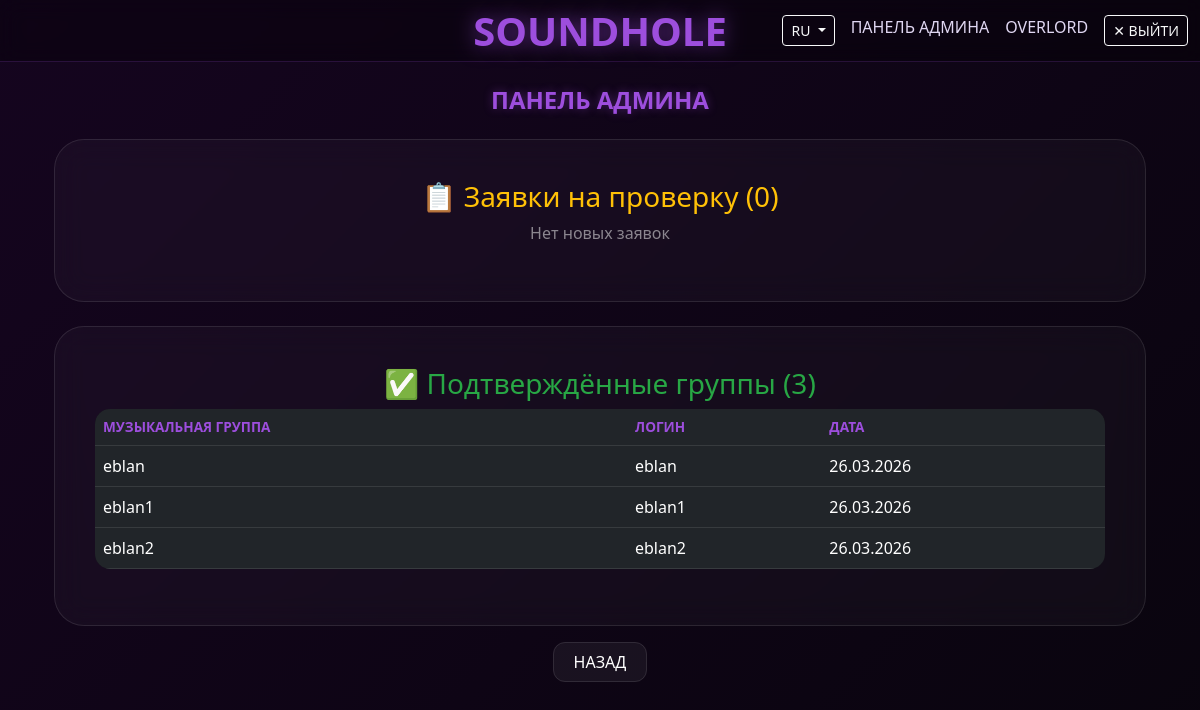
The app's page /developers (signed in), older data.
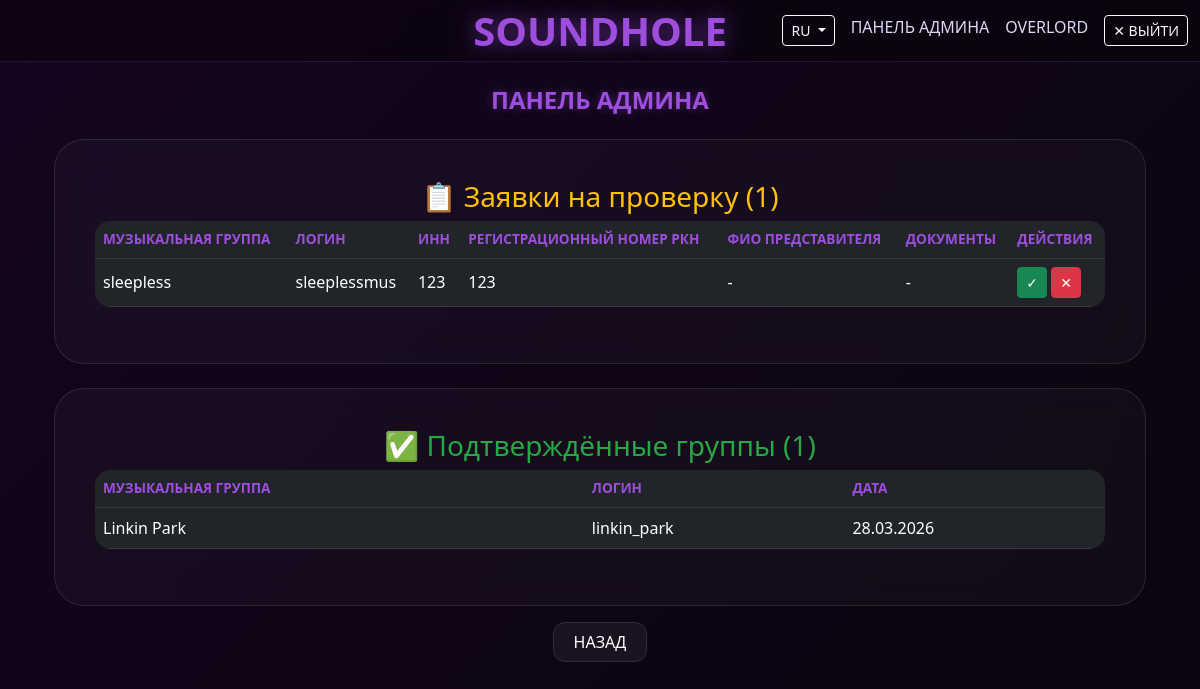
The same page, newer data.
### backend/database/models/users_model.py (models this page shows, shortened)
class UserModel(SqlAlchemyBase):
    __tablename__ = 'users'
    id = sqlalchemy.Column(
        sqlalchemy.Integer, primary_key=True, autoincrement=True)
    username = sqlalchemy.Column(
        sqlalchemy.String, index=True, unique=True, nullable=True)
    name = sqlalchemy.Column(sqlalchemy.String, nullable=True)
    about = sqlalchemy.Column(sqlalchemy.String, nullable=True)
    email = sqlalchemy.Column(
        sqlalchemy.String, index=True, unique=True, nullable=True)
    role = sqlalchemy.Column(sqlalchemy.String, default='user')
    funds = sqlalchemy.Column(sqlalchemy.Integer, default=0)
    inn = sqlalchemy.Column(sqlalchemy.String, nullable=True)
    rkn_number = sqlalchemy.Column(sqlalchemy.String, nullable=True)
    docs_path = sqlalchemy.Column(sqlalchemy.String, nullable=True)
    status = sqlalchemy.Column(sqlalchemy.String, default='active')
    hashed_password = sqlalchemy.Column(sqlalchemy.String, nullable=True)
    created_date = sqlalchemy.Column(
        sqlalchemy.DateTime, default=datetime.datetime.now)
    band_page = orm.relationship(
        "BandPageModel", back_populates='band', uselist=False)

### app.py (the view)
@app.route('/developers')
def developers():
    if 'user' not in session or session.get('role') != 'admin':
        flash("Доступ только для разработчиков", "warning")
        return redirect(url_for('index'))
    db_sess = db_session.create_session()
    pending_bands = db_sess.query(UserModel).filter(
        UserModel.role == 'band',
        UserModel.status == 'pending'
    ).all()
    approved_bands = db_sess.query(UserModel).filter(
        UserModel.role == 'band',
        UserModel.status == 'active'
    ).all()
    db_sess.close()
    return render_template('developers.html',
                           pending_bands=pending_bands,
                           approved_bands=approved_bands)

### app.py (called while the page is built)
@app.context_processor
def inject_vars():
    lang = session.get('lang', 'ru')
    return dict(txt=TRANSLATIONS.get(lang, TRANSLATIONS['ru']), current_lang=lang)

### backend/database/db_session.py (called while the page is built)
def create_session() -> Session:
    global __factory
    return __factory()

### templates/developers.html
{% extends 'base.html' %}
{% block content %}
<div class="container">
    <h2 class="page-title mb-4 text-center">{{ txt.admin_panel }}</h2>
    <div class="custom-card mb-4">
        <h3 class="text-warning text-center">📋 {{ txt.pending_apps }} ({{ pending_bands|length }})</h3>
        {% if pending_bands %}
            <div class="table-responsive">
                <table class="table table-dark">
                    <thead>
                        <tr>
                            <th>{{ txt.band }}</th>
                            <th>{{ txt.login_col }}</th>
                            <th>{{ txt.inn }}</th>
                            <th>{{ txt.rkn }}</th>
                            <th>{{ txt.rep_name }}</th>
                            <th>{{ txt.docs }}</th>
                            <th>{{ txt.actions }}</th>
                        </tr>
                    </thead>
                    <tbody>
                        {% for band in pending_bands %}
                        <tr>
                            <td>{{ band.name }}</td>
                            <td>{{ band.username }}</td>
                            <td>{{ band.inn or '-' }}</td>
                            <td>{{ band.rkn_number or '-' }}</td>
                            <td>{{ band.rep_name or '-' }}</td>
                            <td>
                                {% if band.docs_path %}
                                <a href="{{ band.docs_path }}" class="btn btn-sm btn-info" download>📄</a>
                                {% else %}-{% endif %}
                            </td>
                            <td>
                                <a href="{{ url_for('approve_band', band_id=band.id) }}" class="btn btn-sm btn-success">✓</a>
                                <a href="{{ url_for('reject_band', band_id=band.id) }}" class="btn btn-sm btn-danger">✕</a>
                            </td>
                        </tr>
                        {% endfor %}
                    </tbody>
                </table>
            </div>
        {% else %}
            <p class="text-white-50 text-center">{{ txt.no_pending }}</p>
        {% endif %}
    </div>
    <div class="custom-card">
        <h3 class="text-success text-center">✅ {{ txt.approved_bands }} ({{ approved_bands|length }})</h3>
        {% if approved_bands %}
            <div class="table-responsive">
                <table class="table table-dark">
                    <thead>
                        <tr>
                            <th>{{ txt.band }}</th>
                            <th>{{ txt.login_col }}</th>
                            <th>{{ txt.date }}</th>
                        </tr>
                    </thead>
                    <tbody>
                        {% for band in approved_bands %}
                        <tr>
                            <td>{{ band.name }}</td>
                            <td>{{ band.username }}</td>
                            <td>{{ band.created_date.strftime('%d.%m.%Y') if band.created_date else '-' }}</td>
                        </tr>
                        {% endfor %}
                    </tbody>
                </table>
            </div>
        {% else %}
            <p class="text-white-50 text-center">{{ txt.no_approved }}</p>
        {% endif %}
    </div>
    <div class="mt-4 text-center">
        <a href="{{ url_for('index') }}" class="btn-back">{{ txt.back }}</a>
    </div>
</div>
{% endblock %}

### templates/base.html (shortened to what this page needs)
<!DOCTYPE html>
<html lang="ru">
<head>
    <link href="https://cdn.jsdelivr.net/npm/bootstrap@5.3.0/dist/css/bootstrap.min.css" rel="stylesheet">
    <link rel="stylesheet" href="{{ url_for('static', filename='css/style.css') }}">
</head>
<body>
    <nav class="navbar navbar-expand-lg navbar-dark">
        <div class="container-fluid">
            <a class="navbar-brand mx-auto position-absolute start-50 translate-middle-x" href="{{ url_for('index') }}">SOUNDHOLE</a>
            <div class="d-flex ms-auto">
                <div class="dropdown me-3">
                    <button class="btn btn-outline-light btn-sm dropdown-toggle" type="button" data-bs-toggle="dropdown">
                        {{ current_lang|upper }}
                    </button>
                </div>
                {% if session.get('role') == 'admin' %}
                <a class="nav-link me-3" href="{{ url_for('developers') }}">{{ txt.admin_panel }}</a>
                {% endif %}
                {% if session.get('user_id') %}
                <a class="nav-link me-3" href="{{ url_for('account') }}">
                    {{ session['display_name'] }}
                </a>
                <a class="btn btn-outline-light btn-sm" href="{{ url_for('logout') }}">✕ {{ txt.logout }}</a>
                {% else %}
                <a class="btn btn-outline-light btn-sm" href="{{ url_for('login') }}">{{ txt.login }}</a>
                {% endif %}
            </div>
        </div>
    </nav>
    <main class="container mt-4">
        {% block content %}{% endblock %}
    </main>
</body>
</html>

### static/css/style.css (style rules this page uses)
body { margin: 0; min-height: 100vh; font-family: 'Segoe UI', sans-serif; background: linear-gradient(-45deg, #020205, #0d051a, #050508, #15051f); background-size: 400% 400%; animation: gradientBG 20s ease infinite; color: #e0d7f2; }
.navbar { background: rgba(0, 0, 0, 0.3) !important; backdrop-filter: blur(10px); border-bottom: 1px solid rgba(157, 78, 221, 0.2); padding: 15px 0; position: relative; z-index: 1000; }
.navbar-brand { font-size: 2.5rem; font-weight: 900; color: #9d4edd; text-shadow: 0 0 20px rgba(157, 78, 221, 0.6); text-decoration: none; white-space: nowrap; z-index: 1001; }
.page-title { font-size: 1.5rem; font-weight: 700; text-transform: uppercase; color: #9d4edd; text-shadow: 0 0 10px rgba(157, 78, 221, 0.4); }
.custom-card { background: rgba(255, 255, 255, 0.03); backdrop-filter: blur(15px); border: 1px solid rgba(255, 255, 255, 0.1); border-radius: 30px; padding: 40px; }
.btn-back { background: rgba(255, 255, 255, 0.05); color: white; padding: 8px 20px; border-radius: 12px; text-decoration: none; border: 1px solid rgba(255, 255, 255, 0.1); transition: 0.3s; }
.nav-link { color: #e0d7f2 !important; transition: 0.3s; }
.table-dark { background: rgba(0, 0, 0, 0.3); border-radius: 15px; overflow: hidden; }
.table-dark th { color: #9d4edd; font-weight: 700; text-transform: uppercase; font-size: 0.85rem; }
.table-dark td { vertical-align: middle; }
.text-warning { color: #ffc107 !important; }
.text-success { color: #28a745 !important; }

Row changes from the older to the newer data that the page shows:
removed UserModel: name "eblan", username "eblan", created_date "26.03.2026", shown under "✅ Подтверждённые группы (3)"
no longer on this page (row edited): UserModel: name "eblan1", username "eblan1", created_date "26.03.2026", shown under "✅ Подтверждённые группы (3)"
removed UserModel: name "eblan2", username "eblan2", created_date "26.03.2026", shown under "✅ Подтверждённые группы (3)"
added UserModel: name "sleepless", username "sleeplessmus", inn "123", rkn_number "123", rep_name "-", shown under "📋 Заявки на проверку (1)"
added UserModel: name "Linkin Park", username "linkin_park", created_date "28.03.2026", shown under "✅ Подтверждённые группы (1)"
Text that changed along with them:
{{ pending_bands|length }}: "0" → "1"
{{ txt.band }}: (not shown) → "МУЗЫКАЛЬНАЯ ГРУППА"
{{ txt.login_col }}: (not shown) → "ЛОГИН"
{{ txt.inn }}: (not shown) → "ИНН"
{{ txt.rkn }}: (not shown) → "РЕГИСТРАЦИОННЫЙ НОМЕР РКН"
{{ txt.rep_name }}: (not shown) → "ФИО ПРЕДСТАВИТЕЛЯ"
{{ txt.docs }}: (not shown) → "ДОКУМЕНТЫ"
{{ txt.actions }}: (not shown) → "ДЕЙСТВИЯ"
{{ approved_bands|length }}: "3" → "1"
{{ txt.no_pending }}: "Нет новых заявок" → (not shown)
